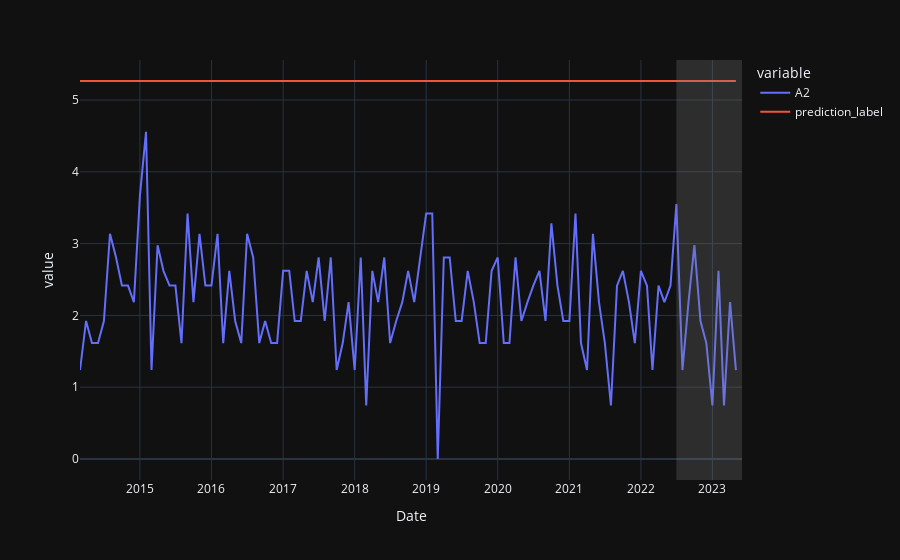

Source (notebook cell):
### Code cell
# generate predictions on the original dataset**
predictions = predict_model(best, data=sell_data)

# add a date column in the dataset**
predictions['Date'] = pd.date_range(start='2014-03-01', end = '2023-05-01', freq = 'MS')

# line plot**
fig = px.line(predictions, x='Date', y=["A2", "prediction_label"], template = 'plotly_dark')

# add a vertical rectange for test-set separation**
fig.add_vrect(x0="2022-07-01", x1="2023-06-01", fillcolor="grey", opacity=0.25, line_width=0)

fig.show()
